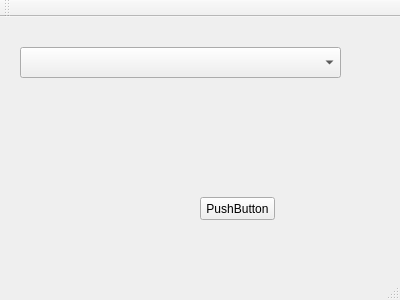
<?xml version="1.0" encoding="UTF-8"?>
<ui version="4.0">
 <class>MainWindow</class>
 <widget class="QMainWindow" name="MainWindow">
  <property name="geometry">
   <rect>
    <x>0</x>
    <y>0</y>
    <width>400</width>
    <height>300</height>
   </rect>
  </property>
  <property name="windowTitle">
   <string>MainWindow</string>
  </property>
  <widget class="QWidget" name="centralWidget">
   <widget class="QComboBox" name="ChoosePlatform">
    <property name="geometry">
     <rect>
      <x>20</x>
      <y>30</y>
      <width>321</width>
      <height>31</height>
     </rect>
    </property>
   </widget>
   <widget class="QPushButton" name="pushButton">
    <property name="geometry">
     <rect>
      <x>200</x>
      <y>180</y>
      <width>75</width>
      <height>23</height>
     </rect>
    </property>
    <property name="text">
     <string>PushButton</string>
    </property>
   </widget>
  </widget>
  <widget class="QMenuBar" name="menuBar">
   <property name="geometry">
    <rect>
     <x>0</x>
     <y>0</y>
     <width>400</width>
     <height>21</height>
    </rect>
   </property>
  </widget>
  <widget class="QToolBar" name="mainToolBar">
   <attribute name="toolBarArea">
    <enum>TopToolBarArea</enum>
   </attribute>
   <attribute name="toolBarBreak">
    <bool>false</bool>
   </attribute>
  </widget>
  <widget class="QStatusBar" name="statusBar"/>
 </widget>
 <layoutdefault spacing="6" margin="11"/>
 <resources/>
 <connections/>
</ui>
